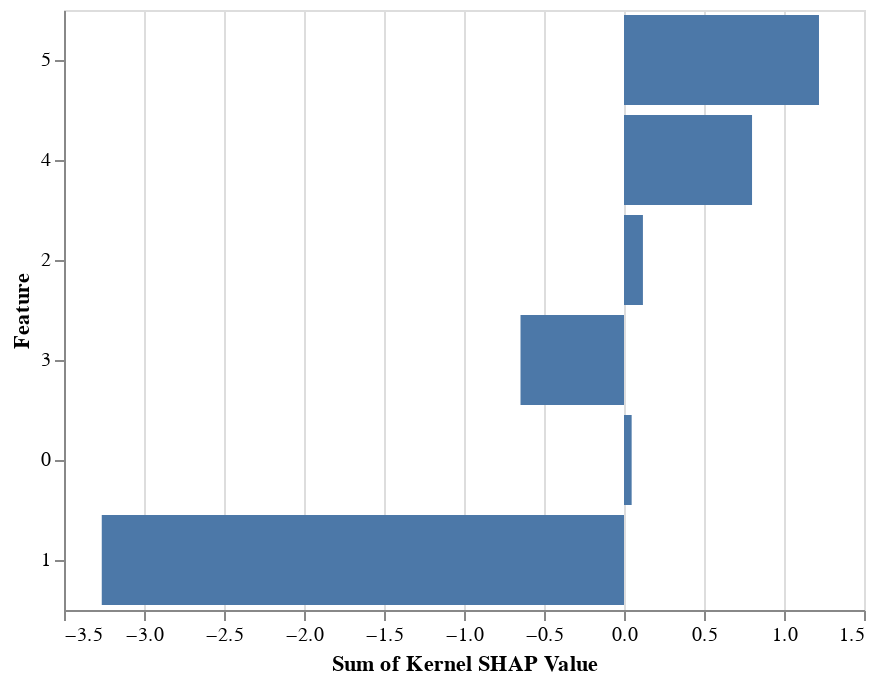

Write notebook code for a chart like this one.
### Code cell
alt.Chart(melted_df).mark_bar().encode(
    alt.X('sum(Kernel SHAP Value):Q'),
    alt.Y('Feature:N', sort=alt.EncodingSortField(
            field="Kernel SHAP Value",
            order="descending" 
        ))
)

### Figure 1 — Vega-Lite specification as saved in the notebook (floating-point values rounded to 4 significant figures)
{"$schema": "https://vega.github.io/schema/vega-lite/v3.2.1.json", "config": {"mark": {"tooltip": null}, "view": {"height": 300, "width": 400}}, "data": {"name": "data-3474652d2cdcf5961e26f81a502dd73c"}, "datasets": {"data-3474652d2cdcf5961e26f81a502dd73c": [{"Effect Type": "Primal Main Effect", "Feature": 0, "Kernel SHAP Value": 1.462}, {"Effect Type": "Primal Main Effect", "Feature": 1, "Kernel SHAP Value": -1.282}, {"Effect Type": "Primal Main Effect", "Feature": 2, "Kernel SHAP Value": 0.3126}, {"Effect Type": "Primal Main Effect", "Feature": 3, "Kernel SHAP Value": -0.8532}, {"Effect Type": "Primal Main Effect", "Feature": 4, "Kernel SHAP Value": 0.7554}, {"Effect Type": "Primal Main Effect", "Feature": 5, "Kernel SHAP Value": 1.115}, {"Effect Type": "Interaction Effect", "Feature": 0, "Kernel SHAP Value": -1.414}, {"Effect Type": "Interaction Effect", "Feature": 1, "Kernel SHAP Value": -1.982}, {"Effect Type": "Interaction Effect", "Feature": 2, "Kernel SHAP Value": -0.1943}, {"Effect Type": "Interaction Effect", "Feature": 3, "Kernel SHAP Value": 0.2064}, {"Effect Type": "Interaction Effect", "Feature": 4, "Kernel SHAP Value": 0.04482}, {"Effect Type": "Interaction Effect", "Feature": 5, "Kernel SHAP Value": 0.1042}]}, "encoding": {"x": {"aggregate": "sum", "field": "Kernel SHAP Value", "type": "quantitative"}, "y": {"field": "Feature", "sort": {"field": "Kernel SHAP Value", "order": "descending"}, "type": "nominal"}}, "mark": "bar"}
